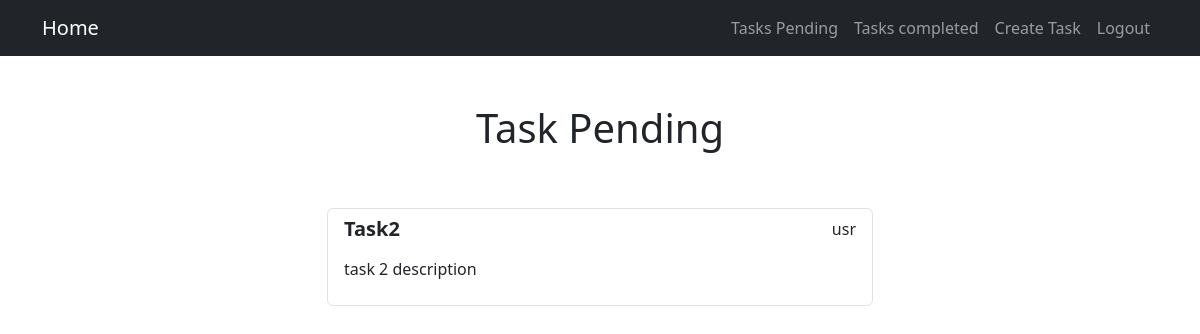
The page /tasks/ (signed in) on the database as committed earlier.
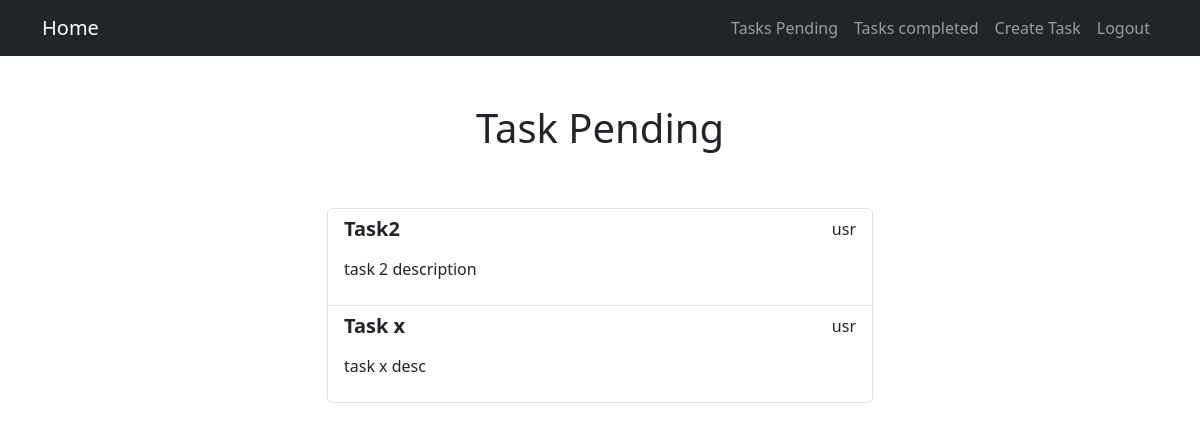
The same page on the database as committed later.
### tasks/models.py (models this page shows, shortened)
class Task(models.Model):
  title = models.CharField(max_length=100)
  description = models.TextField(blank=True)
  created = models.DateTimeField(auto_now_add=True)
  dateCompleted = models.DateTimeField(null=True, blank=True)
  status = models.BooleanField(default=False)
  user = models.ForeignKey(User, on_delete=models.CASCADE) # type: ignore

### tasks/views.py (the view)
# urls.py: path('tasks/', views.tasks, name='tasks'),
@login_required
def tasks(request):
  tasks = Task.objects.filter(user=request.user, dateCompleted__isnull=True)
  return render(request, 'tasks.html', {
    'tasks': tasks,
    'title': "Task Pending"
  })

### tasks/templates/tasks.html (shortened to what this page needs)
{% extends 'layouts/base.html' %}
{% block content %}
  <main class="container">
    <div class="row">
      <div class="col-md-6 offset-md-3">
        <h1 class="text-center py-5">{{title}}</h1>
        <ul class="list-group">
          {% for task in tasks %}
            <a class="list-group-item" href="{% url 'task_detail' task.id %}">
              <header class="d-flex justify-content-between">
                {% if task.status %}
                  <h5 class="fw-bold">{{ task.title }}</h5>
                {% else %}
                  <h5 class="fw-bold">{{ task.title }}</h5>
                {% endif %}
                <p>{{ task.user.username }}</p>
              </header>
              <p>{{ task.description }}</p>
            </a>
          {% endfor %}
        </ul>
      </div>
    </div>
  </main>
{% endblock %}

### tasks/templates/layouts/base.html (shortened to what this page needs)
<!DOCTYPE html>
<html lang="en">
<head>
  <link rel="stylesheet" href="https://cdn.jsdelivr.net/npm/bootstrap@5.3.0-alpha3/dist/css/bootstrap.min.css">
</head>
<body>
  <nav class="navbar navbar-expand-lg bg-dark navbar-dark">
    <div class="container">
      <a class="navbar-brand" href="{% url 'home' %}">Home</a>
      <div class="collapse navbar-collapse" id="navbarSupportedContent">
        <ul class="navbar-nav ms-auto mb-2 mb-lg-0">
          {% if user.is_authenticated %}
            <li class="nav-item"><a class="nav-link" href="{% url 'tasks' %}">Tasks Pending</a></li>
            <li class="nav-item"><a class="nav-link" href="{% url 'tasks_completed' %}">Tasks completed</a></li>
            <li class="nav-item"><a class="nav-link" href="{% url 'create_task' %}">Create Task</a></li>
            <li class="nav-item"><a class="nav-link" href="{% url 'logout' %}">Logout</a></li>
          {% else %}
            <li class="nav-item"><a class="nav-link" href="{% url 'signup' %}">Signup</a></li>
            <li class="nav-item"><a class="nav-link" href="{% url 'login' %}">Login</a></li>
          {% endif %}
        </ul>
      </div>
    </div>
  </nav>
  {% block content %}
  {% endblock %}
</body>
</html>

Rows that differ between the two databases and show on the page:
added Task: title "Task x", user.username "usr", description "task x desc"
